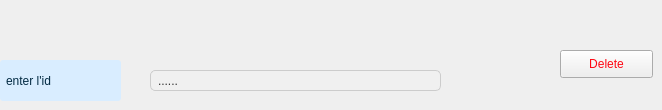
      <widget class="QWidget" name="tab_3">
       <attribute name="title">
        <string>Delete</string>
       </attribute>
       <widget class="QLabel" name="label_35">
        <property name="geometry">
         <rect>
          <x>100</x>
          <y>60</y>
          <width>56</width>
          <height>16</height>
         </rect>
        </property>
        <property name="text">
         <string>ID</string>
        </property>
       </widget>
       <widget class="QLineEdit" name="id_lineEdit_delete">
        <property name="geometry">
         <rect>
          <x>150</x>
          <y>70</y>
          <width>291</width>
          <height>21</height>
         </rect>
        </property>
        <property name="styleSheet">
         <string notr="true">QLineEdit {
    background-color: #f0f0f0; /* Set a very light background color */
    border-radius: 5px; /* Adjust the radius as needed */
    padding: 5px; /* Adjust padding as needed */
    border: 1px solid #ccc; /* Add a border */
    color: #333333; /* Set the color of the text to dark */
}
</string>
        </property>
        <property name="text">
         <string>......</string>
        </property>
       </widget>
       <widget class="QPushButton" name="delete_button">
        <property name="geometry">
         <rect>
          <x>560</x>
          <y>50</y>
          <width>93</width>
          <height>28</height>
         </rect>
        </property>
        <property name="styleSheet">
         <string notr="true">color:rgb(255, 7, 19)</string>
        </property>
        <property name="text">
         <string>Delete</string>
        </property>
       </widget>
       <widget class="QLabel" name="label_38">
        <property name="geometry">
         <rect>
          <x>0</x>
          <y>60</y>
          <width>121</width>
          <height>41</height>
         </rect>
        </property>
        <property name="styleSheet">
         <string notr="true">QLabel {
    background-color: rgb(217, 237, 255); /* Set the background color */
    border-radius: 3px; /* Adjust the radius as needed */
    padding: 3px; /* Adjust padding as needed */
color:rgb(3, 43, 67);
}
</string>
        </property>
        <property name="text">
         <string>enter l'id</string>
        </property>
       </widget>
      </widget>
